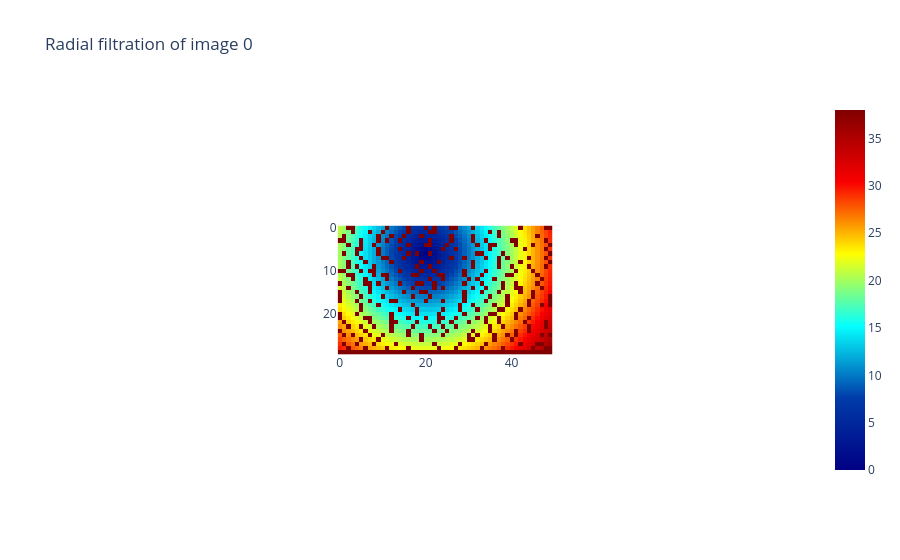

The notebook cell saved with this chart:
### Code cell
im1_filtration = radial_filtration.fit_transform(im1_binarized)
radial_filtration.plot(im1_filtration, colorscale="jet")##17647

### Figure 1 — Plotly figure (JSON) as saved in the notebook; plotly's stock layout.template omitted (floating-point values rounded to 4 significant figures; data arrays with more than 128 entries replaced by an {"elided": "..."} marker saying what was removed)
{"data": [{"colorscale": [[0, "rgb(0,0,131)"], [0.2, "rgb(0,60,170)"], [0.4, "rgb(5,255,255)"], [0.6, "rgb(255,255,0)"], [0.8, "rgb(250,0,0)"], [1, "rgb(128,0,0)"]], "type": "heatmap", "z": {"elided": "30x50 float values"}}], "layout": {"autosize": true, "plot_bgcolor": "white", "title": {"text": "Radial filtration of image 0"}, "xaxis": {"autorange": true, "constrain": "domain", "domain": [0.3529, 0.6471], "range": [-0.5, 49.5], "scaleanchor": "y"}, "yaxis": {"autorange": true, "constrain": "domain", "domain": [0, 1], "range": [29.5, -0.5]}}}
